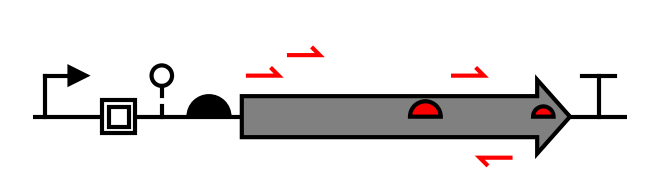

Recreate this plot in Python.
#!/usr/bin/env python
"""
	Annotate a DNA design
"""

import dnaplotlib as dpl
import matplotlib.pyplot as plt
from matplotlib import gridspec

__author__  = 'Thomas Gorochowski <[email redacted]>, Voigt Lab, MIT'
__license__ = 'OSI OSL 3.0'
__version__ = '1.0'

# Create the DNAplotlib renderer
dr = dpl.DNARenderer()
part_renderers = dr.SBOL_part_renderers()

# Create the construct programmably to plot
sp = {'type':'EmptySpace', 'name':'S1', 'fwd':True, 'opts':{'x_extent':1}}
prom = {'type':'Promoter', 'name':'prom', 'fwd':True}
ins  = {'type':'Insulator', 'name':'ins', 'fwd':True}
ribo_f = {'type':'Ribozyme', 'name':'ribo', 'fwd':True}
rbs_f = {'type':'RBS', 'name':'rbs', 'fwd':True, 'opts':{'color':(0.0,0.0,0.0)}}
cds_f = {'type':'CDS', 'name':'cds', 'fwd':True, 'opts':{'color':(0.5,0.5,0.5), 'x_extent':80}}
term = {'type':'Terminator', 'name':'term', 'fwd':True}

# Create the baseline design
design1 = [sp, prom, ins, ribo_f, rbs_f, cds_f, term, sp]

# Create the figure
fig = plt.figure(figsize=(2.2,0.6))
gs = gridspec.GridSpec(1, 1)
ax_dna = plt.subplot(gs[0])

# Redender the DNA to axis
start, end = dr.renderDNA(ax_dna, design1, part_renderers)
ax_dna.set_xlim([start, end])
ax_dna.set_ylim([-15,28])
ax_dna.set_aspect('equal')
ax_dna.set_xticks([])
ax_dna.set_yticks([])
ax_dna.axis('off')

# Annotate the design
primer_f_opts = {'color':(1.0,0.0,0.0), 'y_offset':10}
primer_f_opts2 = {'color':(1.0,0.0,0.0), 'y_offset':15}
primer_r_opts = {'color':(1.0,0.0,0.0), 'y_offset':10}
rbs2_f_opts = {'color':(1.0,0.0,0.0), 'x_extent':7.5}
rbs3_f_opts = {'color':(1.0,0.0,0.0), 'x_extent':5}
primer1_f = {'type':'PrimerBindingSite', 'start': cds_f['start'], 'end': cds_f['end'], 'name':'pri1f', 'fwd':True, 'opts':primer_f_opts}
primer2_f = {'type':'PrimerBindingSite', 'start': cds_f['start']+10, 'end': cds_f['end'], 'name':'pri2f', 'fwd':True, 'opts':primer_f_opts2}
primer3_f = {'type':'PrimerBindingSite', 'start': cds_f['start']+50, 'end': cds_f['end'], 'name':'pri3f', 'fwd':True, 'opts':primer_f_opts}
primer4_r = {'type':'PrimerBindingSite', 'start': cds_f['end']-25, 'end': cds_f['end']-35, 'name':'pri4r', 'fwd':False, 'opts':primer_r_opts}
rbs2_f = {'type':'RBS', 'start': cds_f['start']+40, 'end': cds_f['start']+41, 'name':'rbs2f', 'fwd':True, 'opts':rbs2_f_opts}
rbs3_f = {'type':'RBS', 'start': cds_f['start']+70, 'end': cds_f['start']+71, 'name':'rbs3f', 'fwd':True, 'opts':rbs3_f_opts}

# Call the annotate function for the renderer
dr.annotate(ax_dna, part_renderers, primer1_f)
dr.annotate(ax_dna, part_renderers, primer2_f)
dr.annotate(ax_dna, part_renderers, primer3_f)
dr.annotate(ax_dna, part_renderers, primer4_r)
dr.annotate(ax_dna, part_renderers, rbs2_f)
dr.annotate(ax_dna, part_renderers, rbs3_f)

# Update subplot spacing
plt.subplots_adjust(left=0.01, right=0.99, top=0.99, bottom=0.01)

# Save the figure
fig.savefig('annotate_design.pdf', transparent=True)
fig.savefig('annotate_design.png', dpi=300)

# Clear the plotting cache
plt.close('all')
